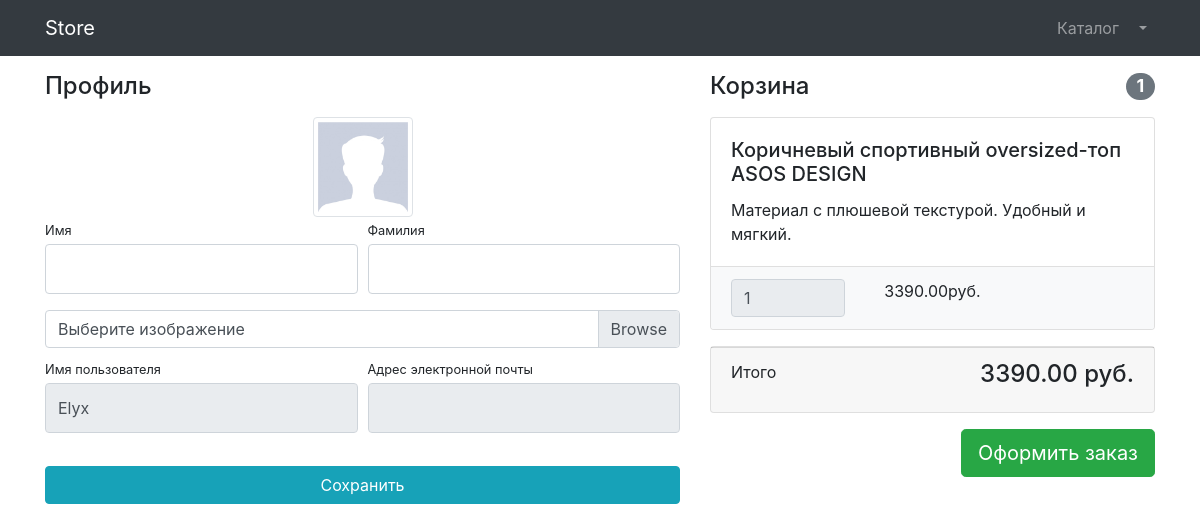
Before: /users/profile/ (signed in) with the older database file.
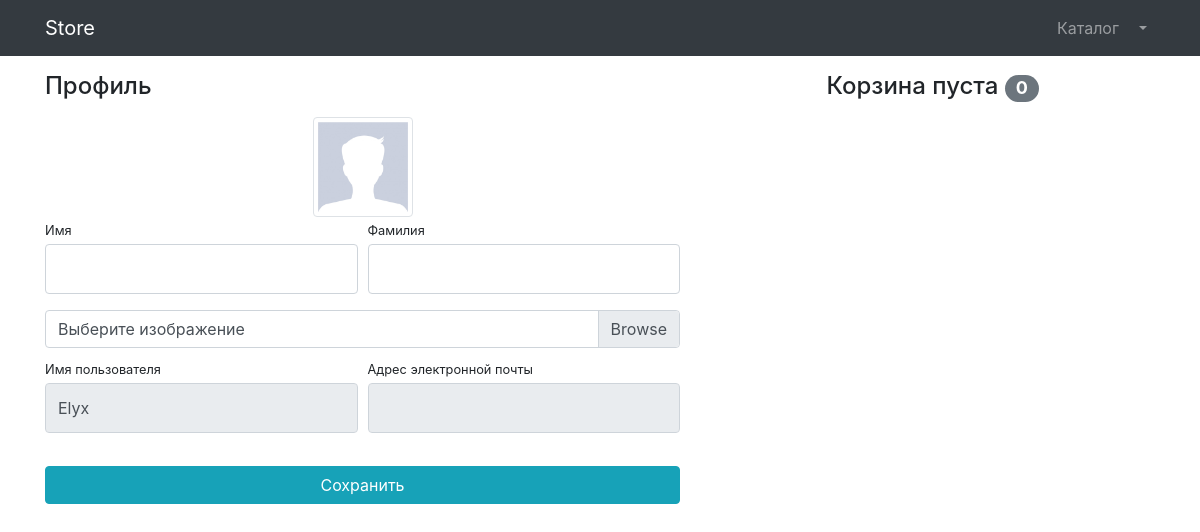
After: the same page with the newer database file.
### users/models.py (models this page shows)
class User(AbstractUser):
    image = models.ImageField(upload_to= 'user_images', null=True, blank=True)

### products/models.py (models this page shows, shortened)
class Basket(models.Model):
    user = models.ForeignKey(to=User, on_delete=models.CASCADE)
    product = models.ForeignKey(to=Product, on_delete=models.CASCADE)
    quantity = models.PositiveSmallIntegerField(default=0)
    created_timestamp = models.DateTimeField(auto_now_add=True)
    objects = BasketQuerySet.as_manager()
    class Meta:
        verbose_name = 'позицию'
        verbose_name_plural = 'Корзина'
    def sum(self):
        return self.product.price * self.quantity

class Product(models.Model):
    name = models.CharField(max_length=256)
    description = models.TextField()
    price = models.DecimalField(max_digits= 8, decimal_places= 2)
    quantity = models.PositiveIntegerField(default=0)
    image = models.ImageField(upload_to='products_images')
    category = models.ForeignKey('ProductCategory', on_delete=models.CASCADE)
    class Meta:
        verbose_name = 'Продукт'
        verbose_name_plural = 'Продукты'

### users/views.py (the view)
# urls.py: path('profile/', UserProfileView.as_view(), name='profile'),
class UserProfileView(LoginRequiredMixin, TitleMixixn, UpdateView):
    model = User
    form_class = UserProfileForm
    template_name = 'users/profile.html'
    success_url = reverse_lazy('users:profile')
    title = 'Profile'
    def get_context_data(self, **kwargs):
        context = super(UserProfileView, self).get_context_data()
        context['baskets'] = Basket.objects.filter(user=self.object)
        return context
    def get_object(self, queryset=None):
        return self.request.user

### users/forms.py
class UserProfileForm(UserChangeForm):
    first_name = forms.CharField(widget=forms.TextInput(attrs={
        'class': 'form-control py-4',
        }))
    last_name = forms.CharField(widget=forms.TextInput(attrs={
        'class': 'form-control py-4',
    }))
    username = forms.CharField(widget=forms.TextInput(attrs={
        'class': 'form-control py-4',
        'readonly': True
        }))
    email = forms.CharField(widget=forms.EmailInput(attrs={
        'class': 'form-control py-4',
        'readonly': True
    }))
    image = forms.ImageField(widget=forms.FileInput(attrs={
        'class': 'custom-file-input',
    }), required=False)
    class Meta:
        model = User
        fields = ('first_name', 'last_name', 'image', 'username', 'email')

### common/views.py (called while the page is built)
    def get_context_data(self, **kwargs):
        context = super(TitleMixixn, self).get_context_data(**kwargs)
        context['title'] = self.title
        return context

### products/models.py (called while the page is built)
    def total_sum(self):
        return sum(b.sum() for b in self)

    def total_quantity(self):
        return sum(b.quantity for b in self)

### users/templates/users/profile.html (shortened to what this page needs)
{% extends 'products/base.html' %}
{% load static %}
{% block css %}
    <link href="{% static 'vendor/css/profile.css' %}" rel="stylesheet">
{% endblock %}
{% block content %}
<div class="container">
    <div class="row">
        <div class="col-lg-7">
            <h4 class="mt-3 mb-3">Профиль</h4>
            <div class="col-lg-12 text-center">
                <img width="100" height="100"
                     src="{% if user.image %} {{ user.image.url }} {% else %} {% static 'vendor/img/users/default_avatar.jpg' %}{% endif %}"
                     class="img-thumbnail">
            </div>
            <form action="{% url 'users:profile' %}" method="POST" enctype="multipart/form-data">
                <div class="form-row">
                    <div class="col-lg-6">
                        <div class="form-group">
                            <label class="small mb-1" for="{{ form.first_name.id_for_label }}">Имя</label>
                            {{ form.first_name }}
                        </div>
                    </div>
                    <div class="col-lg-6">
                        <div class="form-group">
                            <label class="small mb-1" for="{{ form.last_name.id_for_label }}">Фамилия</label>
                            {{ form.last_name }}
                        </div>
                    </div>
                </div>
                <div class="form-row mb-2">
                    <div class="col-lg-12">
                        <div class="custom-file">
                            <label class="custom-file-label" for="{{ form.image.id_for_label }}">Выберите изображение</label>
                        </div>
                    </div>
                </div>
                <div class="form-row">
                    <div class="col-lg-6">
                        <label class="small mb-1" for="{{ form.username.id_for_label }}">Имя пользователя</label>
                        {{ form.username }}
                    </div>
                    <div class="col-lg-6">
                        <label class="small mb-1" for="{{ form.email.id_for_label }}">Адрес электронной
                            почты</label>
                        {{ form.email }}
                    </div>
                </div>
                <div class="form-row">
                    <div class="col-lg-12" style="margin-top: 33px;">
                        <input class="btn btn-info btn-block" type="submit" value="Сохранить">
                    </div>
                </div>
            </form>
        </div>
        <div class="col-lg-5">
        {% include 'products/baskets.html' %}
        </div>
    </div>
</div>
{% endblock %}

### products/templates/products/base.html (shortened to what this page needs)
{% load static %}
<!DOCTYPE html>
<html lang="en">
<head>
    <link href="{% static 'vendor/bootstrap/css/bootstrap.min.css' %}" rel="stylesheet">
    {% block css %} {% endblock %}
</head>
<body>
<nav class="navbar navbar-expand-lg navbar-dark bg-dark fixed-top">
    <div class="container">
        <a class="navbar-brand" href="index.html">Store</a>
        <div class="collapse navbar-collapse" id="navbarResponsive">
            <ul class="navbar-nav ml-auto">
                <li class="nav-item">
                    <a class="nav-link" href="{% url 'products:index'  %}">Каталог  </a>
                </li>
                {% if user.is_authenticated %}
                <li class="nav-item dropdown">
                    <a class="nav-link dropdown-toggle" href="#" id="navbarDropdown" role="button"
                       data-bs-toggle="dropdown" aria-expanded="false">
                    </a>
                </li>
                {% else %}
                <li class="nav-item">
                    <a class="nav-link" href="{% url 'users:login' %}">Войти <i class="fas fa-sign-in-alt"></i></a>
                </li>
                {% endif %}
            </ul>
        </div>
    </div>
</nav>
{% block content %} {% endblock %}
</body>
</html>

### products/templates/products/baskets.html (shortened to what this page needs)
{% if baskets %}
<h4 class="mt-3 mb-3 d-flex justify-content-between align-items-center mb-3">
                Корзина <span class="badge badge-secondary badge-pill">{{ baskets.total_quantity }}</span>
            </h4>
{% for b in baskets %}
            <div class="card mb-3">
                <div class="card-body">
                    <h5 class="card-title">{{ b.product.name }}</h5>
                    <p class="card-text">{{ b.product.description }}</p>
                </div>
                <ul class="list-group list-group-flush">
                    <li class="list-group-item bg-light">
                        <div class="row text-center">
                            <div class="col-lg-4">
                                <input name="basketID" type="number" class="form-control"
                                       value="{{ b.quantity }}" min="0" readonly>
                            </div>
                            <div class="col-lg-4">{{ b.sum }}руб.</div>
                            <div class="col-lg-4">
                            </div>
                        </div>
                    </li>
                </ul>
            </div>
{% endfor %}
            <div class="card mb-3">
                <div class="card-footer">
                    <p class="float-left">Итого</p>
                    <h4 class="float-right">{{ baskets.total_sum }} руб.</h4>
                </div>
            </div>
            <a class="btn btn-success btn-lg float-right" href="../orders/order-create.html">
                Оформить заказ
            </a>
{% else %}
<h4 class="mt-3 mb-3 text-center">
                Корзина пуста <span class="badge badge-secondary badge-pill">0</span>
            </h4>
{% endif %}

Changed rows visible on the page:
removed Basket: total_quantity "1", product.name "Коричневый спортивный oversized-топ ASOS DESIGN", product.description "Материал с плюшевой текстурой. Удобный и мягкий.", basketID "1", sum "3390.00", total_sum "3390.00"
Other visible differences:
text no longer shown: "Корзина Итого руб. Оформить заказ"
text now shown: "Корзина пуста 0"
